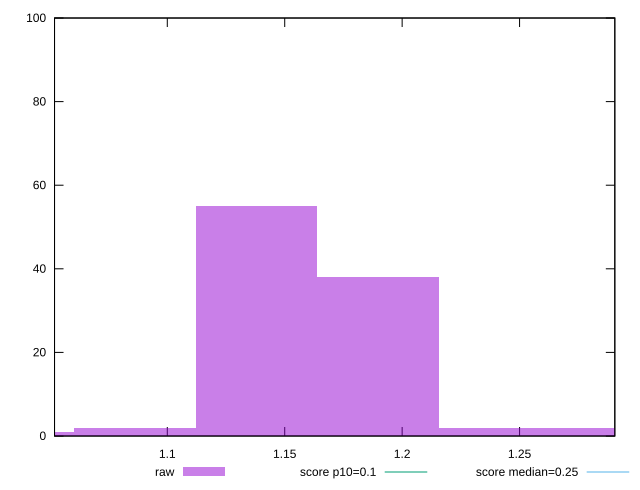

Write gnuplot code to recreate this figure.
reset

$raw <<EOF
1.2930869911579752 2
1.1379165522190182 55
1.0861930725726991 2
1.1896400318653373 38
1.03446959292638 1
1.2413635115116561 2
EOF

set key outside below
set boxwidth 0.05172347964631901
set xrange [1.0519858178032768:1.290557340833876]
set yrange [0:100]
set trange [0:100]
set style fill transparent solid 0.5 noborder

set parametric
set terminal svg size 640, 490 enhanced background rgb 'white'
set output "report_00009_2021-02-08T22-37-41.559Z/cumulative-layout-shift/samples/pages+cached/raw/histogram.svg"

plot $raw title "raw" with boxes, \
     0.1,t title "score p10=0.1", \
     0.25,t title "score median=0.25"

reset
